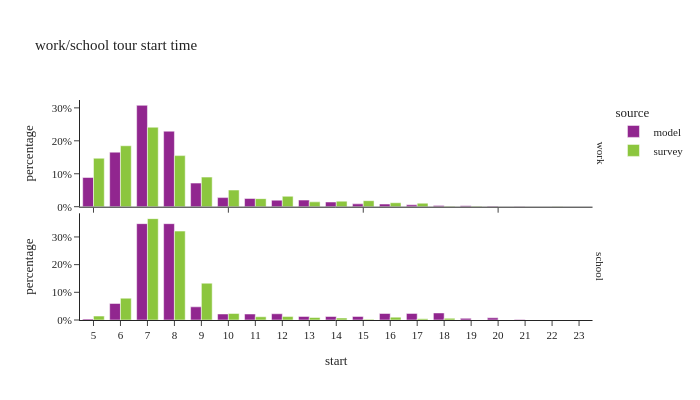

The cell this chart's notebook holds for it:
### Code cell
df_plot = ws_tour_data.groupby(['source','tour_type','start'],observed=True)[['tour_weight']].sum().reset_index()
df_plot['percentage'] = df_plot.groupby(['tour_type','source'], group_keys=False)['tour_weight']. \
    apply(lambda x: x / float(x.sum()))

fig = px.bar(df_plot, x="start", y="percentage", color="source",barmode="group",
             facet_row='tour_type',
             title="work/school tour start time")
fig.for_each_annotation(lambda a: a.update(text = a.text.split("=")[-1]))
fig.update_layout(height=400, width=700, yaxis1=dict(tickformat=".0%"), yaxis2=dict(tickformat=".0%", matches=None), xaxis=dict(dtick="1"))
fig.show()

### Figure 1 — Plotly figure (JSON) as saved in the notebook; plotly's stock layout.template omitted (floating-point values rounded to 4 significant figures)
{"data": [{"alignmentgroup": "True", "hovertemplate": "source=model<br>tour_type=work<br>start=%{x}<br>percentage=%{y}<extra></extra>", "legendgroup": "model", "marker": {"color": "#91268F", "pattern": {"shape": ""}}, "name": "model", "offsetgroup": "model", "orientation": "v", "showlegend": true, "textposition": "auto", "type": "bar", "x": [5.0, 6.0, 7.0, 8.0, 9.0, 10.0, 11.0, 12.0, 13.0, 14.0, 15.0, 16.0, 17.0, 18.0, 19.0, 20.0, 21.0, 22.0, 23.0], "xaxis": "x2", "y": [0.08861, 0.1656, 0.3077, 0.2292, 0.07162, 0.02764, 0.025, 0.01977, 0.02007, 0.01417, 0.008595, 0.008025, 0.005573, 0.003998, 0.002527, 0.001531, 0.0003903, 5.233e-05, 4.142e-05], "yaxis": "y2"}, {"alignmentgroup": "True", "hovertemplate": "source=model<br>tour_type=school<br>start=%{x}<br>percentage=%{y}<extra></extra>", "legendgroup": "model", "marker": {"color": "#91268F", "pattern": {"shape": ""}}, "name": "model", "offsetgroup": "model", "orientation": "v", "showlegend": false, "textposition": "auto", "type": "bar", "x": [5.0, 6.0, 7.0, 8.0, 9.0, 10.0, 11.0, 12.0, 13.0, 14.0, 15.0, 16.0, 17.0, 18.0, 19.0, 20.0, 21.0, 22.0, 23.0], "xaxis": "x", "y": [0.00329, 0.05966, 0.348, 0.348, 0.04756, 0.02174, 0.02163, 0.02256, 0.01281, 0.01267, 0.01291, 0.02343, 0.02375, 0.0255, 0.006047, 0.007928, 0.002178, 9.702e-05, 0.0002772], "yaxis": "y"}, {"alignmentgroup": "True", "hovertemplate": "source=survey<br>tour_type=work<br>start=%{x}<br>percentage=%{y}<extra></extra>", "legendgroup": "survey", "marker": {"color": "#8CC63E", "pattern": {"shape": ""}}, "name": "survey", "offsetgroup": "survey", "orientation": "v", "showlegend": true, "textposition": "auto", "type": "bar", "x": [5.0, 6.0, 7.0, 8.0, 9.0, 10.0, 11.0, 12.0, 13.0, 14.0, 15.0, 16.0, 17.0, 18.0, 19.0, 20.0, 21.0, 22.0, 23.0], "xaxis": "x2", "y": [0.1471, 0.185, 0.2412, 0.155, 0.08977, 0.05053, 0.02449, 0.0316, 0.01466, 0.01684, 0.0182, 0.01201, 0.01061, 0.00121, 0.001109, 0.0001886, 0.0001286, 0.0002759, 6.212e-05], "yaxis": "y2"}, {"alignmentgroup": "True", "hovertemplate": "source=survey<br>tour_type=school<br>start=%{x}<br>percentage=%{y}<extra></extra>", "legendgroup": "survey", "marker": {"color": "#8CC63E", "pattern": {"shape": ""}}, "name": "survey", "offsetgroup": "survey", "orientation": "v", "showlegend": false, "textposition": "auto", "type": "bar", "x": [5.0, 6.0, 7.0, 8.0, 9.0, 10.0, 11.0, 12.0, 13.0, 14.0, 15.0, 16.0, 17.0, 18.0], "xaxis": "x", "y": [0.01416, 0.07879, 0.3661, 0.3211, 0.1329, 0.02337, 0.01166, 0.01233, 0.009039, 0.007095, 0.002414, 0.01034, 0.004507, 0.006194], "yaxis": "y"}], "layout": {"annotations": [{"font": {}, "showarrow": false, "text": "school", "textangle": 90, "x": 0.98, "xanchor": "left", "xref": "paper", "y": 0.2425, "yanchor": "middle", "yref": "paper"}, {"font": {}, "showarrow": false, "text": "work", "textangle": 90, "x": 0.98, "xanchor": "left", "xref": "paper", "y": 0.7575, "yanchor": "middle", "yref": "paper"}], "barmode": "group", "height": 400, "legend": {"title": {"text": "source"}, "tracegroupgap": 0}, "title": {"text": "work/school tour start time"}, "width": 700, "xaxis": {"anchor": "y", "domain": [0.0, 0.98], "dtick": "1", "title": {"text": "start"}}, "xaxis2": {"anchor": "y2", "domain": [0.0, 0.98], "matches": "x", "showticklabels": false}, "yaxis": {"anchor": "x", "domain": [0.0, 0.485], "tickformat": ".0%", "title": {"text": "percentage"}}, "yaxis2": {"anchor": "x2", "domain": [0.515, 1.0], "tickformat": ".0%", "title": {"text": "percentage"}}}}
